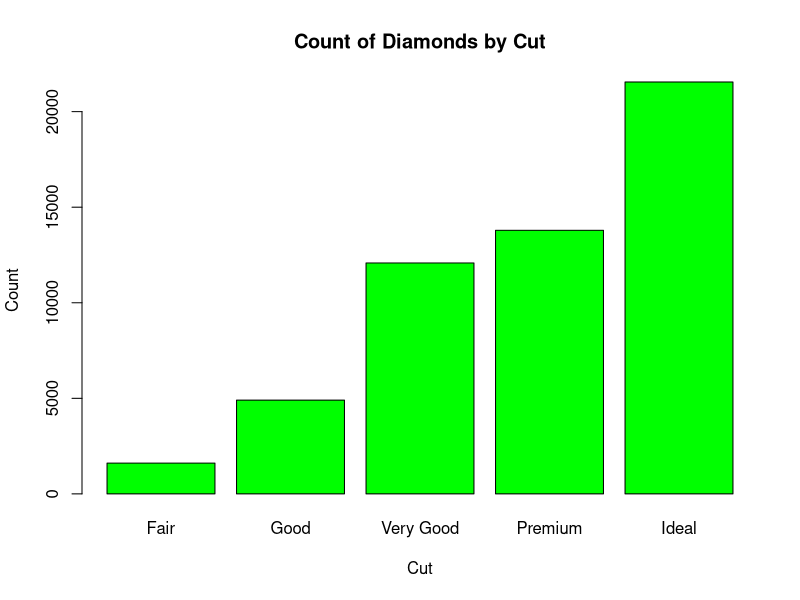
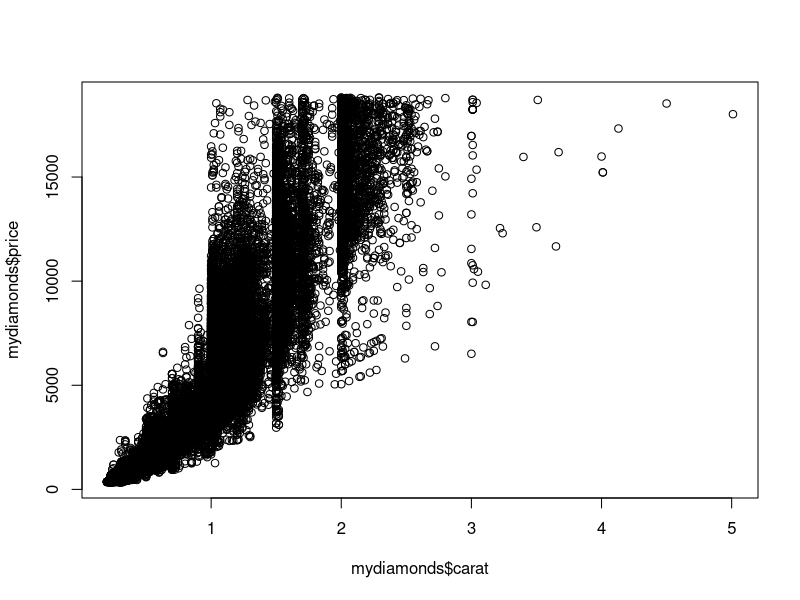
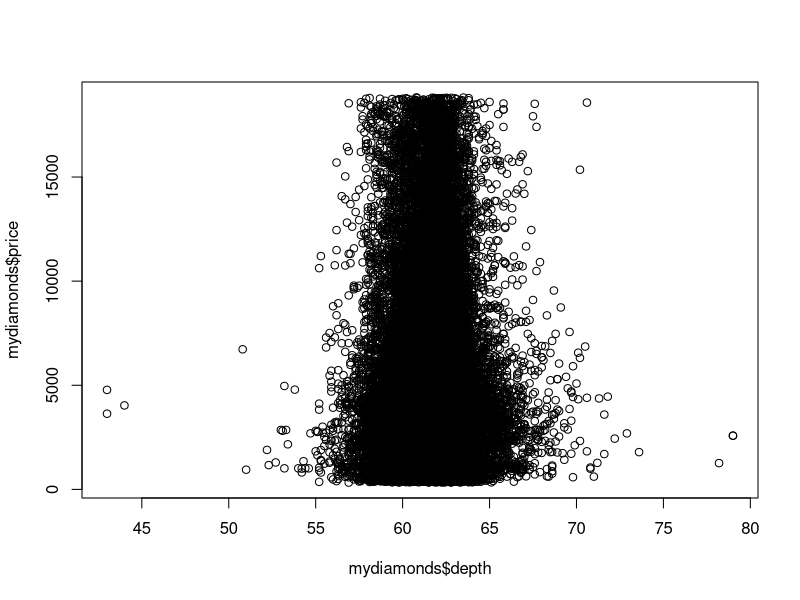
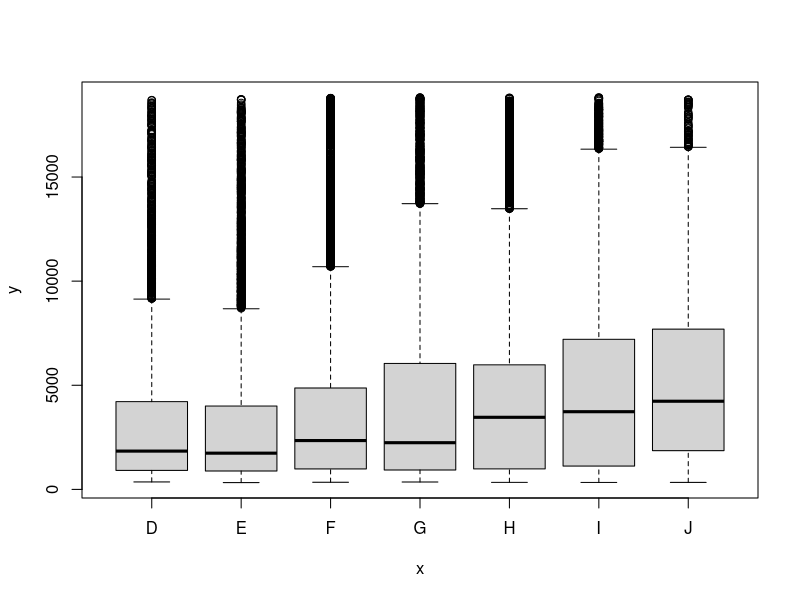
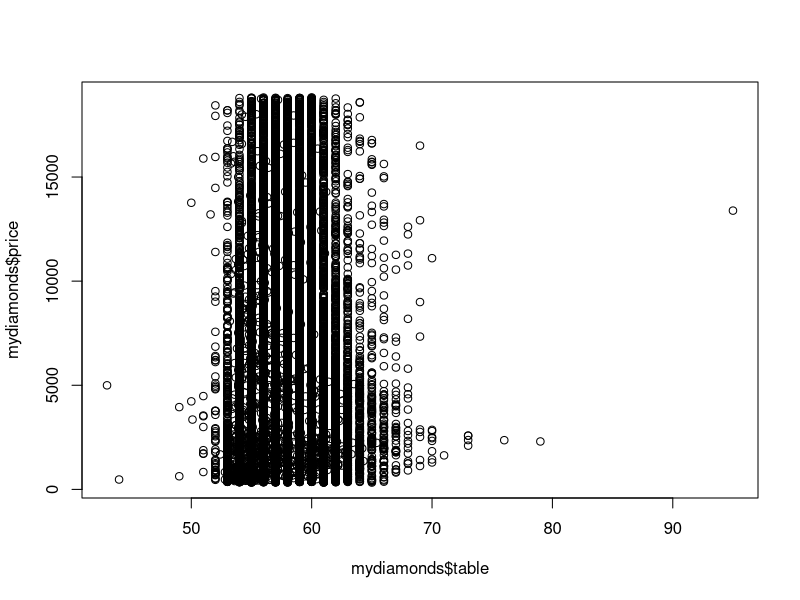
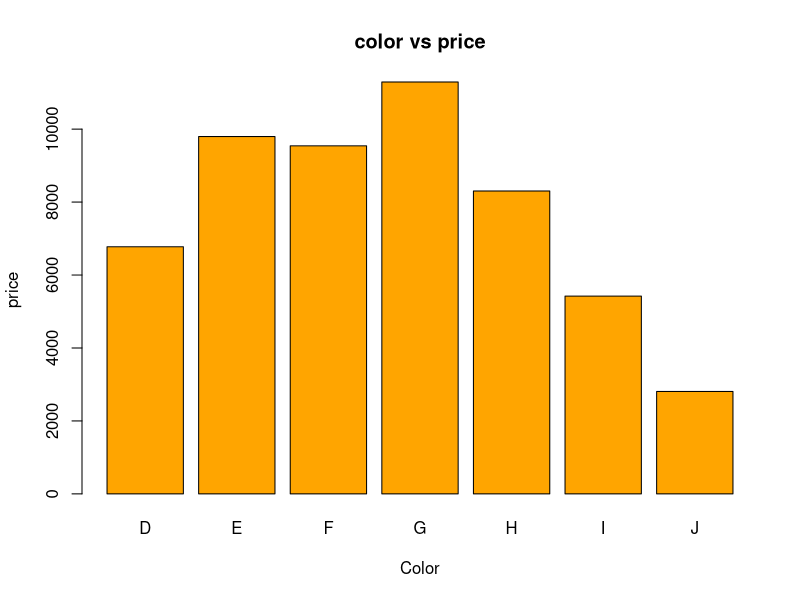
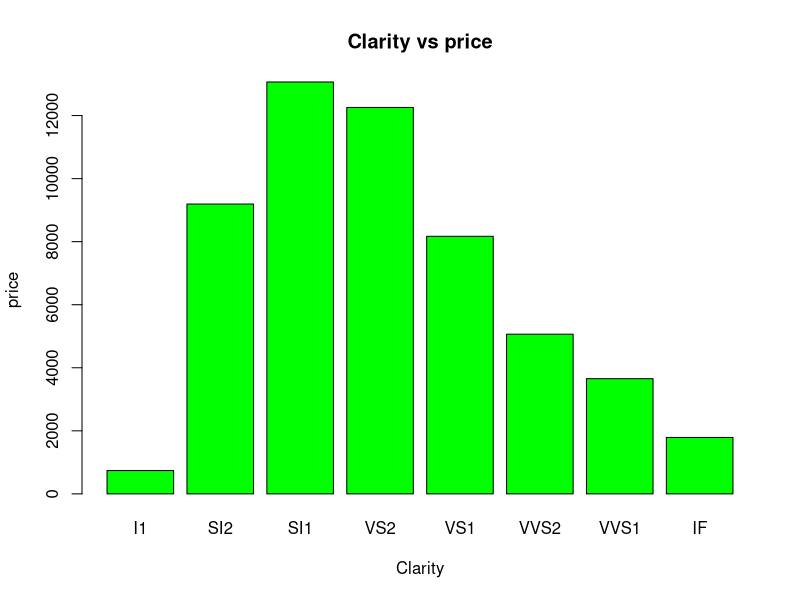
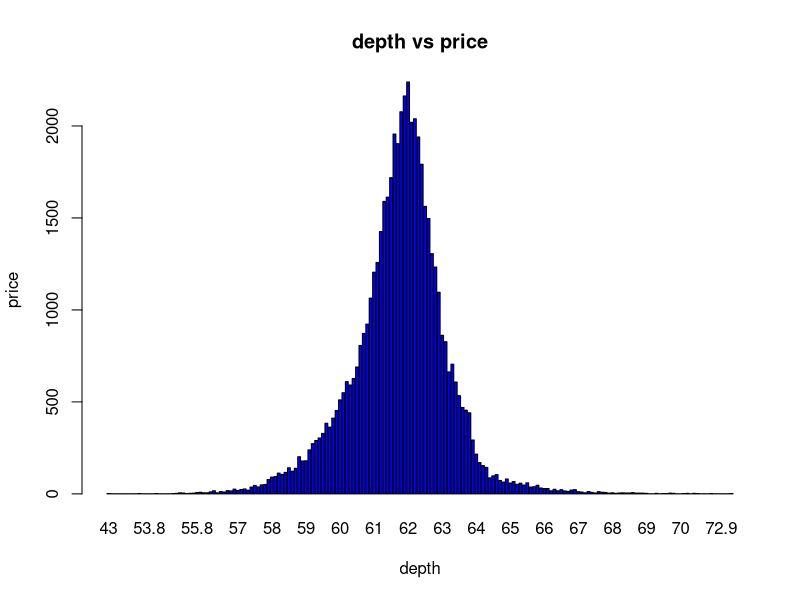

These figures' R source, in order:
## ---- chunk 1
library(ggplot2)
mydiamonds <- diamonds
## ---- chunk 2
nrow(mydiamonds)
## ---- chunk 3
max(mydiamonds$carat)
## ---- chunk 4

max(mydiamonds$price)

min(mydiamonds$price)
## ---- chunk 5
barplot(table(diamonds$cut), main = "Count of Diamonds by Cut", xlab = "Cut", ylab = "Count", col = "Green")
## ---- chunk 6
subset(diamonds, price == max(price))
## ---- chunk 7
plot(mydiamonds$carat, mydiamonds$price)
## ---- chunk 8
plot(mydiamonds$depth, mydiamonds$price)

plot(mydiamonds$color, mydiamonds$price)

plot(mydiamonds$table, mydiamonds$price)

barplot(table(diamonds$color), main = "color vs price", xlab = "Color", ylab = "price", col = "Orange")

barplot(table(diamonds$clarity), main = "Clarity vs price", xlab = "Clarity", ylab = "price", col = "Green")

barplot(table(diamonds$depth), main = "depth vs price", xlab = "depth", ylab = "price", col = "Blue")
